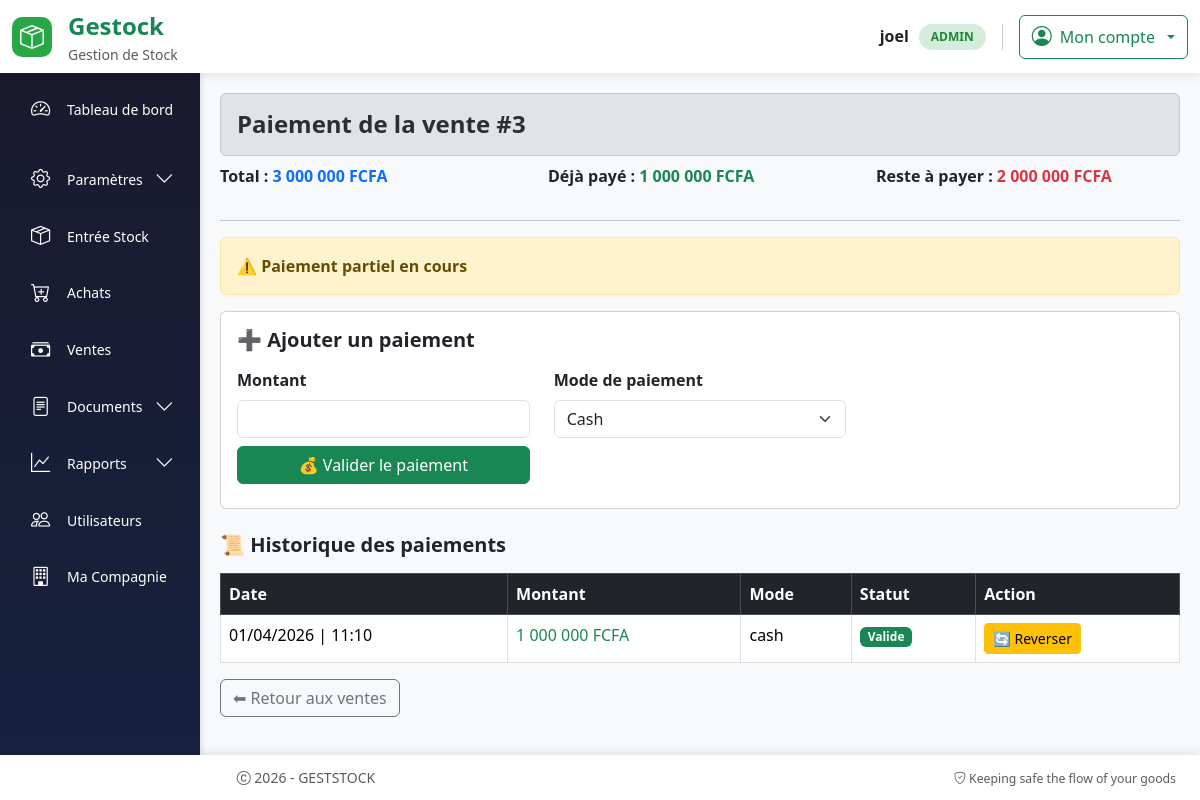
Screenshot of /vente/3/paiement (signed in) with the database file from the repository.
### models.py (models this page shows, shortened)
class User(UserMixin, db.Model):
  id = db.Column(db.Integer, primary_key=True)
  username = db.Column(db.String(64), index=True, nullable=False)
  email = db.Column(db.String(120), unique=True, nullable=False)
  password_hash = db.Column(db.String(256))
  role = db.Column(db.String(20), nullable=False, default='operateur')
  joined_at = db.Column(db.DateTime(), default = datetime.utcnow, index = True)
  must_change_password = db.Column(db.Boolean, default=False)
  __table_args__ = (
      db.UniqueConstraint('email', name='uq_user_email'),
  )

class Vente(db.Model):
    id = db.Column(db.Integer, primary_key=True)
    client_id = db.Column(db.Integer, db.ForeignKey('client.id'), nullable=False)
    date_vente = db.Column(db.DateTime(), default = datetime.utcnow, index = True)
    total = db.Column(db.Numeric(10, 2), nullable=False)
    montant_paye = db.Column(db.Numeric(10, 2), default=0)
    reste_a_payer = db.Column(db.Numeric(10, 2), nullable=False)
    bon_livraison_id = db.Column(
        db.Integer,
        db.ForeignKey("bon_livraison.id", name='fk_vente_bon_livraison'),
        nullable=True, index=True
    )
    bon_livraison = db.relationship("BonLivraison", backref="vente", uselist=False)
    statut_paiement = db.Column(
        db.String(20),
        default="impaye"   # impaye | partiel | paye
    )
    vendeur_id = db.Column(
        db.Integer,
        db.ForeignKey("vendeur.id", name='fk_vente_vendeur'),
        nullable=False, # a remplacer par False apres render ok
        index=True
    )
    compagnie_id = db.Column(
        db.Integer,
        db.ForeignKey("vendeur_compagnie.id", name='fk_vente_compagnie'),
        nullable=False,
        index=True
    )
    facture = db.relationship(
    "Facture",
    back_populates="vente",
    uselist=False,
    cascade="all, delete-orphan"
    )
    client = db.relationship('Client', backref='ventes')
    lignes = db.relationship(
        'LigneVente',
        backref='vente',
        lazy=True,
        cascade="all, delete-orphan"
    )
    paiements = db.relationship(
        'Paiement',
        backref='vente',
        cascade="all, delete-orphan"
    )

class Paiement(db.Model):
    id = db.Column(db.Integer, primary_key=True)
    vente_id = db.Column(
        db.Integer,
        db.ForeignKey("vente.id", ondelete="CASCADE"),
        nullable=False
    )
    montant = db.Column(db.Numeric(10, 2), nullable=False)
    mode = db.Column(
        db.String(20)
    )  # cash | mobile_money | carte | virement
    reference_paiement = db.Column(db.String(150), nullable=True)
    annule = db.Column(db.Boolean, default=False)
    date_paiement = db.Column(db.DateTime(), default = datetime.utcnow)

### routes.py (the view)
@app.route("/vente/<int:vente_id>/paiement", methods=["GET"])
@login_required
def paiement_vente(vente_id):
    vente = (
        Vente.query
        .options(joinedload(Vente.paiements))
        .get_or_404(vente_id)
    )
    vendeurs = Vendeur.query.all()
    compagnies = VendeurCompagnie.query.all()
    return render_template(
        "paiement.html",
        vente=vente,
        vendeurs=vendeurs,
        compagnies=compagnies
    )

### app.py (called while the page is built)
@app.after_request
def close_db_connection(response):
    try:
        db.session.close()
    except:
        pass
    return response

### routes.py (called while the page is built)
@app.template_filter('money')
def montant_format(valeur):
    return f"{valeur:,.0f}".replace(",", " ").replace(".", ",")

@app.after_request
def disable_cache(response):
    response.headers["Cache-Control"] = "no-store, no-cache, must-revalidate, private"
    response.headers["Pragma"] = "no-cache"
    response.headers["Expires"] = "0"
    return response

@login_manager.user_loader
def load_user(user_id):
    return User.query.get(int(user_id))

@app.context_processor
def utility_processor():
    def is_active(prefix):
        return request.endpoint and prefix in request.endpoint
    def has_role(*roles):
        if not current_user.is_authenticated:
            return False
        return current_user.role in roles
    def current_route():
        """Retourne le nom de la route actuelle"""
        return request.endpoint
    return dict(
        is_active=is_active,
        has_role=has_role,
        current_route=current_route
    )

### templates/paiement.html (shortened to what this page needs)
{% extends "base.html" %}
{% block content %}
<h4 class="fw-bold mb-2 alert alert-secondary">
    Paiement de la vente #{{ vente.id }}
</h4>
<div class="row mb-3">
    <div class="col-md-4">
        <p class="fw-semibold">Total :
            <span class="fw-bold text-primary">
                {{ vente.total | money}} FCFA
            </span>
        </p>
    </div>
    <div class="col-md-4">
        <p class="fw-semibold">Déjà payé :
            <span class="fw-bold text-success">
                {{ vente.montant_paye | money}} FCFA
            </span>
        </p>
    </div>
    <div class="col-md-4">
        <p class="fw-semibold">Reste à payer :
            <span class="fw-bold text-danger">
                {{ vente.reste_a_payer | money}} FCFA
            </span>
        </p>
    </div>
</div>
<hr>
{% if vente.statut_paiement == "paye" %}
<div class="alert alert-success fw-bold text-primary">
    ✅ Cette vente est totalement payée
</div>
{% elif vente.statut_paiement == "partiel" %}
<div class="alert alert-warning fw-bold">
    ⚠️ Paiement partiel en cours
</div>
{% else %}
<div class="alert alert-danger fw-bold">
    ❌ Vente impayée
</div>
{% endif %}
{% if vente.statut_paiement != "paye" and vente.vendeur_id and vente.compagnie_id %}
<form method="POST"
      action="{{ url_for('ajouter_paiement', vente_id=vente.id) }}"
      class="card card-body mb-4">
    <h5 class="fw-bold mb-3">➕ Ajouter un paiement</h5>
    <div class="row">
        <div class="col-md-4 mb-2 ">
            <label class="form-label fw-bold">Montant</label>
            <input type="number"
                   step="0.01"
                   name="montant"
                   max="{{ vente.reste_a_payer }}"
                   class="form-control"
                   required>
        </div>
        <div class="col-md-4 mb-2 ">
            <label class="form-label fw-bold">Mode de paiement</label>
            <select name="mode" id="mode" class="form-select">
                <option value="cash">Cash</option>
            </select>
        </div>
    </div>
    <div class="row ">
        <div class="col-md-4 mb-2">
            <button class="btn btn-success w-100">
                💰 Valider le paiement
            </button>
        </div>
    </div>
</form>
{% elif vente.statut_paiement != "paye" %}
<div class="alert alert-info">
    <i class="fas fa-info-circle"></i>
    Veuillez d'abord sélectionner le vendeur et la compagnie pour pouvoir effectuer le paiement.
</div>
{% endif %}
<h5 class="fw-bold mt-4">📜 Historique des paiements</h5>
<table class="table table-bordered table-hover my-3">
    <thead class="table-dark">
        <tr>
            <th>Date</th>
            <th>Montant</th>
            <th>Mode</th>
            <th>Statut</th>
            <th>Action</th>
        </tr>
    </thead>
    <tbody>
    {% for p in vente.paiements %}
        <tr>
            <td>{{ p.date_paiement.strftime("%d/%m/%Y | %H:%M") }}</td>
            <td class="{% if p.montant < 0 %}text-danger{% else %}text-success{% endif %}">
                {{ p.montant | money}} FCFA
            </td>
            <td>{{ p.mode}}
             </td>
            <td>
                {% if p.annule %}
                    <span class="badge bg-secondary">Annulé</span>
                {% elif p.montant < 0 %}
                    <span class="badge bg-warning text-dark">Reversion</span>
                {% else %}
                    <span class="badge bg-success">Valide</span>
                {% endif %}
             </td>
            <td>
                {% if not p.annule and p.montant > 0 %}
                <form method="POST"
                      action="{{ url_for('reverser_paiement', paiement_id=p.id) }}"
                      onsubmit="return confirm('Reverser ce paiement ?');">
                    <button class="btn btn-sm btn-warning">
                        🔄 Reverser
                    </button>
                </form>
                {% else %}
                    —
                {% endif %}
             </td>
         </tr>
    {% else %}
         <tr>
            <td colspan="5" class="text-center text-muted">
                Aucun paiement enregistré
             </td>
         </tr>
    {% endfor %}
    </tbody>
</table>
 <div class="my-2">
     <a href="{{ url_for('nouvelle_vente') }}"
        class="btn btn-outline-secondary ">
         ⬅ Retour aux ventes
     </a>
 </div>
{% endblock %}

### templates/base.html (shortened to what this page needs)
<!DOCTYPE html>
<html lang="fr">
<head>
    <link rel="stylesheet" href="{{ url_for('static', filename='css/bootstrap.min.css') }}">
    <link rel="stylesheet" href="https://cdn.jsdelivr.net/npm/bootstrap-icons@1.11.3/font/bootstrap-icons.css">
    <link rel="stylesheet" href="{{ url_for('static', filename='style/styles.css') }}">
</head>
<body>
    <header class="app-header">
        <div class="container-fluid py-2">
            <div class="row align-items-center">
                <div class="col-6 col-md-3">
                    <div class="d-flex align-items-center gap-3">
                        <div class="brand-logo">
                            <i class="bi bi-box-seam fs-4"></i>
                        </div>
                        <div>
                            <span class="fs-4 fw-bold text-success">Gestock</span>
                            <small class="text-muted d-none d-md-block">Gestion de Stock</small>
                        </div>
                    </div>
                </div>
                <div class="col-6 col-md-9">
                    <div class="d-flex justify-content-end align-items-center gap-3">
                        {% if current_user.is_authenticated %}
                            <div class="d-none d-md-flex align-items-center gap-3">
                                <div class="text-end">
                                    <div class="fw-semibold">{{ current_user.username }}</div>
                                    <span class="user-badge">{{ current_user.role|upper }}</span>
                                </div>
                            </div>
                            <div class="dropdown">
                                <button class="btn btn-outline-success dropdown-toggle d-flex align-items-center gap-2" type="button" data-bs-toggle="dropdown">
                                    <i class="bi bi-person-circle fs-5"></i>
                                    <span class="d-none d-md-inline">Mon compte</span>
                                </button>
                            </div>
                        {% endif %}
                    </div>
                </div>
            </div>
        </div>
    </header>
    <main class="app-main">
        <div class="container-fluid h-100 p-0">
            <div class="row h-100 g-0">
                {% if current_user.is_authenticated %}
                    <div class="col-md-3 col-lg-2 d-none d-md-block p-0" style="height: 100%;">
                        <div class="app-sidebar" style="height: 100%;">
                            {% include 'partials/sidebar.html' %}
                        </div>
                    </div>
                    {% set content_col = "col-md-9 col-lg-10" %}
                {% else %}
                    {% set content_col = "col-12" %}
                {% endif %}
                <div class="{{ content_col }} p-0" style="height: 100%;">
                    <div class="app-content">
                        {% block content %}{% endblock %}
                    </div>
                </div>
            </div>
        </div>
    </main>
    <footer class="app-footer">
        <div class="container-fluid">
            <div class="row align-items-center">
                <div class="col-md-6">
                    <p class="mb-0 text-muted">
                        <i class="bi bi-c-circle"></i> 2026 - GESTSTOCK
                    </p>
                </div>
                <div class="col-md-6 text-md-end">
                    <small class="text-muted">
                        <i class="bi bi-shield-check"></i> Keeping safe the flow of your goods
                    </small>
                </div>
            </div>
        </div>
    </footer>
</body>
</html>

### static/style/styles.css (style rules this page uses)
html { height: 100%; }
body { margin: 0; font-family: Arial, sans-serif; }
.table td, .table th { white-space: nowrap; }

### templates/base.html (style rules this page uses)
:root { --primary-green: #28a745; --dark-green: #218838; --light-green: #d4edda; --sidebar-bg: #1a1a2e; --sidebar-dark: #16213e; }
* { margin: 0; padding: 0; box-sizing: border-box; }
html, body { height: 100%; margin: 0; overflow: hidden; }
body { display: flex; flex-direction: column; background: linear-gradient(135deg, #667eea 0%, #764ba2 100%); font-family: 'Segoe UI', Tahoma, Geneva, Verdana, sans-serif; }
.app-header { flex-shrink: 0; background: white; box-shadow: 0 2px 10px rgba(0,0,0,0.1); z-index: 1030; position: relative; }
.brand-logo { width: 40px; height: 40px; background: var(--primary-green); border-radius: 10px; display: flex; align-items: center; justify-content: center; color: white; }
.user-badge { background: var(--light-green); color: var(--dark-green); padding: 4px 12px; border-radius: 20px; font-size: 12px; font-weight: 600; }
.app-main { flex: 1; overflow: hidden; display: flex; flex-direction: column; min-height: 0; }
.app-sidebar { background: linear-gradient(180deg, var(--sidebar-bg) 0%, var(--sidebar-dark) 100%); height: 100%; overflow-y: auto; overflow-x: hidden; box-shadow: 2px 0 5px rgba(0,0,0,0.1); position: sticky; top: 0; }
.app-content { height: 100%; overflow-y: auto; overflow-x: hidden; padding: 20px; background: #f8f9fa; }
.text-end { display: flex; gap: 10px; font-weight: 900; }
.app-footer { flex-shrink: 0; background: white; text-align: center; padding: 12px; box-shadow: 0 -2px 10px rgba(0,0,0,0.1); font-size: 14px; }

### rows the page displays
User: username "joel", role "ADMIN"
Vente: id "3", total "3 000 000", montant_paye "1 000 000", reste_a_payer "2 000 000"
Paiement: date_paiement "01/04/2026 | 11:10", montant "1 000 000", mode "cash", annule "Valide"
